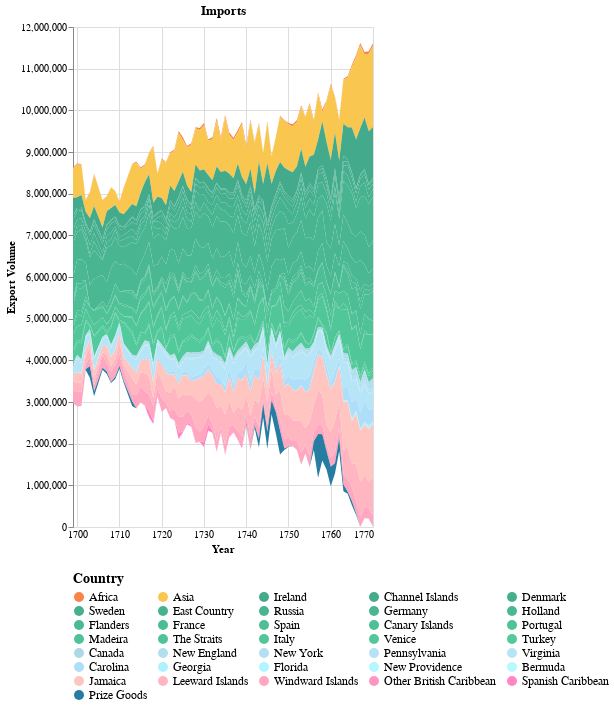

Notebook cell for this chart:
### Markdown cell above
### Color Key for Chart

- **Africa**: ![#f9844a](https://via.placeholder.com/15/f9844a/000000?text=+) `#f9844a`
- **Asia**: ![#f9c74f](https://via.placeholder.com/15/f9c74f/000000?text=+) `#f9c74f`
- **Europe**: Various shades from ![#43aa8b](https://via.placeholder.com/15/43aa8b/000000?text=+) `#43aa8b` to ![#53ca9b](https://via.placeholder.com/15/53ca9b/000000?text=+) `#53ca9b`
- **Americas**: Various shades from ![#add8e6](https://via.placeholder.com/15/add8e6/000000?text=+) `#add8e6` to ![#b6faff](https://via.placeholder.com/15/b6faff/000000?text=+) `#b6faff`
- **Islands**: Various shades from ![#ffc6c1](https://via.placeholder.com/15/ffc6c1/000000?text=+) `#ffc6c1` to ![#ff86c1](https://via.placeholder.com/15/ff86c1/000000?text=+) `#ff86c1`
- **Prize Goods**: ![#277da1](https://via.placeholder.com/15/277da1/000000?text=+) `#277da1`

### Code cell
import pandas as pd
import altair as alt

# Replace 'path/to/your/file.xlsx' with the actual path to your Excel file
file_path = 'Customs data for James.xlsx'

# Read the Excel file
df = pd.read_excel(file_path, header=None)

# Extract relevant part of the dataframe
df_relevant = df.iloc[119:156, 0:73]

years = df_relevant.iloc[0, 1:].values
countries = df_relevant.iloc[1:, 0].values
data = df_relevant.iloc[1:, 1:].values

filtered_years_indices = [i for i, year in enumerate(years) if year not in [1705, 1712]]
filtered_years = [year for year in years if year not in [1705, 1712]]
filtered_data = data[:, filtered_years_indices]

long_data = []
for i, country in enumerate(countries):
    for j, year in enumerate(filtered_years):
        long_data.append({
            'Year': pd.to_datetime(str(year)),
            'Country': country,
            'Export': filtered_data[i, j],
            'CountryOrder': -1 - i  # Add a column to preserve the original order of countries
        })

df_long = pd.DataFrame(long_data)

# Define the pastel color scale
color_scale = alt.Scale(
    domain=list(countries),
    range=[
        '#f9844a', # Africa
        '#f9c74f', # Asia
        '#43aa8b', '#44ac8c', '#45ae8d', '#46b08e', '#47b28f', '#48b490', '#49b691', '#4ab892', '#4bba93', '#4cbc94', '#4dbe95', '#4ec096', '#4fc297', '#4fc297', '#50c498', '#51c699', '#52c89a', '#53ca9b', # Europe
        '#add8e6', '#b0dfee', '#b2e0f2', '#b4e3f5', '#b6e5f8', '#aedefa', '#b0f1fe', '#b2f4ff', '#b4f7ff', '#b6faff', # Americas
        '#ffc6c1', '#ffb6c1', '#ffa6c1', '#ff96c1', '#ff86c1', # Islands
        '#277da1' # Prize Goods
    ]
)

selection = alt.selection_point(fields=['Country'], bind='legend')

chart = alt.Chart(df_long).mark_area().encode(
    alt.X('Year:T', axis=alt.Axis(domain=False, format='%Y', tickSize=0)),
    alt.Y('sum(Export):Q', stack='center', axis=alt.Axis(title='Export Volume', grid=True)),
    alt.Color('Country:N', scale=color_scale, legend=alt.Legend(
        title="Country",
        orient="bottom",
        direction="horizontal",
        columns=5,
        symbolLimit=0,
        legendY=0,
        titleFontSize=14,
        labelFontSize=12
    )),
    opacity=alt.condition(selection, alt.value(1), alt.value(0.2)),
    tooltip=[
        alt.Tooltip('Year:T', title='Year', format='%Y'),
        alt.Tooltip('Country:N', title='Country'),
        alt.Tooltip('sum(Export):Q', title='Export')
    ],
    order=alt.Order('CountryOrder:O', sort='ascending')
).add_params(
    selection
).properties(
    width='container',
    height=500,
    title="Imports"
).interactive()

chart

### Figure 1 — Vega-Lite specification as saved in the notebook (floating-point values rounded to 4 significant figures; data arrays with more than 128 entries replaced by an {"elided": "..."} marker saying what was removed)
{"config": {"view": {"continuousWidth": 300, "continuousHeight": 300}}, "data": {"name": "data-9ec8492a41150fca7292cbe7b4e1a190"}, "mark": {"type": "area"}, "encoding": {"color": {"field": "Country", "legend": {"columns": 5, "direction": "horizontal", "labelFontSize": 12, "legendY": 0, "orient": "bottom", "symbolLimit": 0, "title": "Country", "titleFontSize": 14}, "scale": {"domain": ["Africa", "Asia", "Ireland", "Channel Islands", "Denmark", "Sweden", "East Country", "Russia", "Germany", "Holland", "Flanders", "France", "Spain", "Canary Islands", "Portugal", "Madeira", "The Straits", "Italy", "Venice", "Turkey", "Canada", "New England", "New York", "Pennsylvania", "Virginia", "Carolina", "Georgia", "Florida", "New Providence", "Bermuda", "Jamaica", "Leeward Islands", "Windward Islands", "Other British Caribbean", "Spanish Caribbean", "Prize Goods"], "range": ["#f9844a", "#f9c74f", "#43aa8b", "#44ac8c", "#45ae8d", "#46b08e", "#47b28f", "#48b490", "#49b691", "#4ab892", "#4bba93", "#4cbc94", "#4dbe95", "#4ec096", "#4fc297", "#4fc297", "#50c498", "#51c699", "#52c89a", "#53ca9b", "#add8e6", "#b0dfee", "#b2e0f2", "#b4e3f5", "#b6e5f8", "#aedefa", "#b0f1fe", "#b2f4ff", "#b4f7ff", "#b6faff", "#ffc6c1", "#ffb6c1", "#ffa6c1", "#ff96c1", "#ff86c1", "#277da1"]}, "type": "nominal"}, "opacity": {"condition": {"param": "param_17", "value": 1}, "value": 0.2}, "order": {"field": "CountryOrder", "sort": "ascending", "type": "ordinal"}, "tooltip": [{"field": "Year", "format": "%Y", "title": "Year", "type": "temporal"}, {"field": "Country", "title": "Country", "type": "nominal"}, {"aggregate": "sum", "field": "Export", "title": "Export", "type": "quantitative"}], "x": {"axis": {"domain": false, "format": "%Y", "tickSize": 0}, "field": "Year", "type": "temporal"}, "y": {"aggregate": "sum", "axis": {"grid": true, "title": "Export Volume"}, "field": "Export", "stack": "center", "type": "quantitative"}}, "height": 500, "params": [{"name": "param_17", "select": {"type": "point", "fields": ["Country"]}, "bind": "legend"}, {"name": "param_18", "select": {"type": "interval", "encodings": ["x", "y"]}, "bind": "scales"}], "title": "Imports", "width": "container", "$schema": "https://vega.github.io/schema/vega-lite/v5.17.0.json", "datasets": {"data-9ec8492a41150fca7292cbe7b4e1a190": {"elided": "2520 records"}}}
